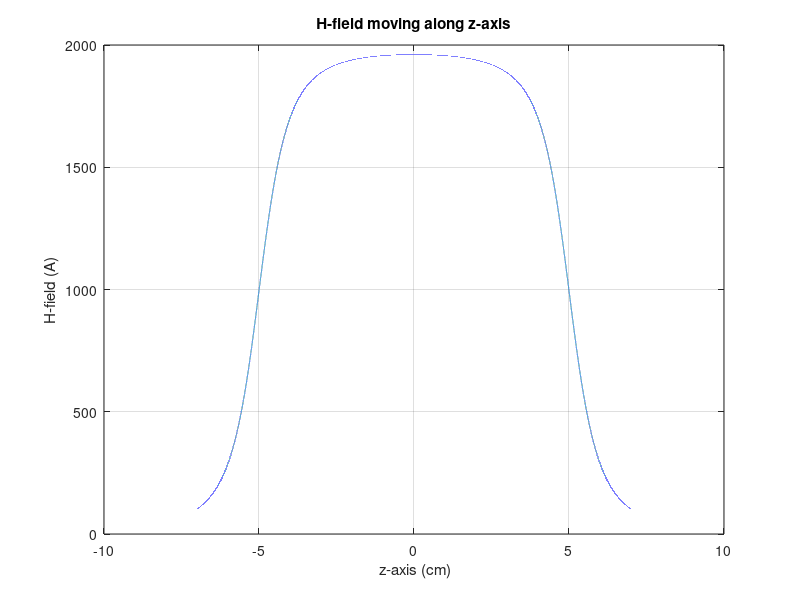

This figure's MATLAB source:
% Matlab Homework 4.12
% Markus Kreitzer
% 2012/07/10
clc
clear all;

%% Parameters Given:
N = 200;
h = 10e-2;
r = 1e-2;
I = 1;
dz = 1e-6;
z = (-h/2)-.02:dz:(h/2)+.02;
H = ((N*I)/(2*h))*((z+(h/2))./sqrt((z+(h/2)).^2+r^2) - (z-(h/2))./sqrt((z-(h/2)).^2+r^2));

plot(z.*1e2,H);
xlabel (' z-axis (cm)');
ylabel ('H-field (A)');
title('H-field moving along z-axis');
grid on;